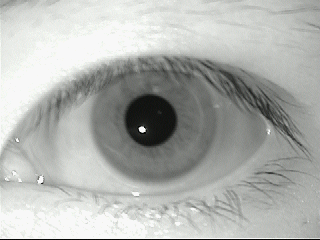
#> input picture images/kelvinl1.bmp, 320 x 240 px
$ jupyter execute func.ipynb
#> lines starting #> are read from the running program, lines starting #| are printed output that depends on the picture; after the words box and inside, x2 and y2 are one past the last pixel; in counts of white or black regions, pixels touching at a corner belong together; long printed decimals are rounded
### process_for_daugman.py
import numpy as np
import skimage.io as io
from PIL import Image, ImageDraw
from math import sqrt, pi, cos, sin
from collections import defaultdict
from skimage.color import rgb2gray
from scipy import signal
from matplotlib import pyplot as plt


def searchInnerBound(img):

    Y = img.shape[0]
    X = img.shape[1]
    sect = X/4
    minrad = 10
    maxrad = sect*0.8
    jump = 4

    sz = np.array([np.floor((Y)/jump),
                   np.floor((X)/jump),
                   np.floor((maxrad-minrad)/jump)]).astype(int)
    integrationprecision = 1
    angs = np.arange(0, 2*np.pi, integrationprecision)  # angels from 0 to 2Pi
    # c
    x, y, r = np.meshgrid(np.arange(sz[1]),
                          np.arange(sz[0]),
                          np.arange(sz[2]))

    y = y*jump
    x = x*jump
    r = minrad + r*jump
    hs = ContourIntegralCircular(img, y, x, r, angs)

    # Hough Space Partial Derivative R
    hspdr = hs - hs[:, :, np.insert(np.arange(hs.shape[2]-1), 0, 0)]
    # Blur
    sm = 3 		# Size of the blurring mask
    hspdrs = signal.fftconvolve(hspdr, np.ones([sm, sm, sm]), mode="same")

    indmax = np.argmax(hspdrs.ravel())
    y, x, r = np.unravel_index(indmax, hspdrs.shape)

    inner_y = y*jump
    inner_x = x*jump
    inner_r = minrad + (r-1)*jump

    # Integro-Differential operator fine (pixel-level precision)
    integrationprecision = 0.1
    angs = np.arange(0, 2*np.pi, integrationprecision)
    x, y, r = np.meshgrid(np.arange(inner_x),
                          np.arange(inner_y),
                          np.arange(inner_r))
    y = inner_y - jump + y
    x = inner_x - jump + x
    r = inner_r - jump + r

    hs = ContourIntegralCircular(img, y, x, r, angs)

    # Hough Space Partial Derivative R
    hspdr = hs - hs[:, :, np.insert(np.arange(hs.shape[2]-1), 0, 0)]

    # Bluring
    sm = 2		# Size of the blurring mask
    hspdrs = signal.fftconvolve(hspdr, np.ones([sm, sm, sm]), mode="same")
    indmax = np.argmax(hspdrs.ravel())
    y, x, r = np.unravel_index(indmax, hspdrs.shape)

    inner_y = inner_y - jump + y
    inner_x = inner_x - jump + x
    inner_r = inner_r - jump + r - 1

    return inner_y, inner_x, inner_r


# ------------------------------------------------------------------------------
def searchOuterBound(img, inner_y, inner_x, inner_r):

    maxdispl = np.round(inner_r*0.15).astype(int)

    minrad = np.round(inner_r/0.8).astype(int)
    maxrad = np.round(inner_r/0.3).astype(int)

    # # Hough Space (y,x,r)
    # hs = np.zeros([2*maxdispl, 2*maxdispl, maxrad-minrad])

    # Integration region, avoiding eyelids
    intreg = np.array([[2/6, 4/6], [8/6, 10/6]]) * np.pi

    # Resolution of the circular integration
    integrationprecision = 0.05
    angs = np.concatenate([np.arange(intreg[0, 0], intreg[0, 1], integrationprecision),
                           np.arange(intreg[1, 0], intreg[1, 1], integrationprecision)],
                          axis=0)
    x, y, r = np.meshgrid(np.arange(2*maxdispl),
                          np.arange(2*maxdispl),
                          np.arange(maxrad-minrad))
    y = inner_y - maxdispl + y
    x = inner_x - maxdispl + x
    r = minrad + r
    hs = ContourIntegralCircular(img, y, x, r, angs)

    # Hough Space Partial Derivative R
    hspdr = hs - hs[:, :, np.insert(np.arange(hs.shape[2]-1), 0, 0)]

    # Blur
    sm = 7 	# Size of the blurring mask
    hspdrs = signal.fftconvolve(hspdr, np.ones([sm, sm, sm]), mode="same")

    indmax = np.argmax(hspdrs.ravel())
    y, x, r = np.unravel_index(indmax, hspdrs.shape)

    outer_y = inner_y - maxdispl + y + 1
    outer_x = inner_x - maxdispl + x + 1
    outer_r = minrad + r - 1

    return outer_y, outer_x, outer_r


# ------------------------------------------------------------------------------
def ContourIntegralCircular(imagen, y_0, x_0, r, angs):

    # Get y, x
    y = np.zeros([len(angs), r.shape[0], r.shape[1], r.shape[2]], dtype=int)
    x = np.zeros([len(angs), r.shape[0], r.shape[1], r.shape[2]], dtype=int)
    for i in range(len(angs)):
        ang = angs[i]
        y[i, :, :, :] = np.round(y_0 + np.cos(ang) * r).astype(int)
        x[i, :, :, :] = np.round(x_0 + np.sin(ang) * r).astype(int)

    # Adapt y
    ind = np.where(y < 0)
    y[ind] = 0
    ind = np.where(y >= imagen.shape[0])
    y[ind] = imagen.shape[0] - 1

    # Adapt x
    ind = np.where(x < 0)
    x[ind] = 0
    ind = np.where(x >= imagen.shape[1])
    x[ind] = imagen.shape[1] - 1

    hs = imagen[y, x]
    hs = np.sum(hs, axis=0)
    return hs.astype(float)


def process_for_daugman(self, IMG_PATH):
    img = io.imread(IMG_PATH, 0)
    img = rgb2gray(img)
    output_image = Image.new("RGB", Image.open(IMG_PATH).size)
    output_image.paste(Image.open(IMG_PATH))
    i_y, i_x, i_r = self.searchInnerBound(img)
    draw_result = ImageDraw.Draw(output_image)
    draw_result.ellipse(
        (i_x-i_r, i_y-i_r, i_x+i_r, i_y+i_r), outline=(255, 0, 0))
    o_y, o_x, o_r = self.searchOuterBound(img, i_y, i_x, i_r)
    draw_result.ellipse(
        (o_x-o_r, o_y-o_r, o_x+o_r, o_y+o_r), outline=(0, 255, 0))
    output_image.save('images/ss.bmp')
    plt.imshow(output_image)
    plt.show()
    outer_circle = []
    inner_circle = []
    outer_circle.append((o_x, o_y, o_r))
    inner_circle.append((i_x, i_y, i_r))
    rowp = np.round(i_y).astype(int)
    colp = np.round(i_x).astype(int)
    rp = np.round(i_r).astype(int)
    row = np.round(o_y).astype(int)
    col = np.round(o_x).astype(int)
    r = np.round(o_r).astype(int)

    # Find top and bottom eyelid
    imsz = img.shape
    irl = np.round(row - r).astype(int)
    iru = np.round(row + r).astype(int)
    icl = np.round(col - r).astype(int)
    icu = np.round(col + r).astype(int)
    if irl < 0:
        irl = 0
    if icl < 0:
        icl = 0
    if iru >= imsz[0]:
        iru = imsz[0] - 1
    if icu >= imsz[1]:
        icu = imsz[1] - 1
    imageiris = img[irl: iru + 1, icl: icu + 1]
    return (outer_circle, inner_circle, imageiris)

### log_gabor.py
import cv2
import numpy as np
# to implement the log-Gabor filter in the image
def filter (img,min_wave_len,sigma):
#convert RGB to gray scale

    #get width and height of image
    rows,col=img.shape
    #intiate gabor filter as an array with the # of columns
    filter=np.zeros(col)
    #array of complex convolution
    filter_bank = np.zeros([rows, col], dtype=complex)

    #frequencies
    radius=np.arange(col/2 + 1) / (col/2) / 2
    radius[0]=0
    #intialize wave length
    wave_len=min_wave_len
    #center frequency of the filter
    fo=1/wave_len
    #at the end of the day the filter is just a gaussian function
    filter[0 : int(col/2) + 1] = np.exp((-(np.log(radius/fo))**2) / (2 * np.log(sigma)**2))
    filter[0]=0

    # Assume this the image
    # *****************
    # *****************
    # *****************
    # *****************
    # *****************
    # *****************

    # and the filter is #################
    # so what we do is just move the filter row by row

    for r in range(rows):
            signal = img[r, 0:col]
            # filter is a pass filter and we want to modulate
            #  the signal with it so we convert signal to frequency domain
            #  as convolution is in spatial domain is multiplication in
            #  the frequency domain
            fourier_transform_of_signal = np.fft.fft(signal)
            #we use inverse fourier transform to get the
            # filtered signal in spatial domain
            filter_bank[r , :] = np.fft.ifft(fourier_transform_of_signal * filter)
    return filter_bank


def normalization_to_template (arr_in_polar,noise,min_wave_len,sigma):
        # we implement the filter on the important data (normalized one)(we extract the
        #  noise from the segmented
        # image) to extract the features of the image
        #convert RGB to gray scale of arr_in_polar
        arr_in_polar=cv2.cvtColor(arr_in_polar,cv2.COLOR_RGB2GRAY)
        noise=cv2.cvtColor(noise,cv2.COLOR_RGB2GRAY)
        filter_bank=filter(arr_in_polar,min_wave_len,sigma)
        len=filter_bank.shape[1]
        temp = np.zeros([arr_in_polar.shape[0], 2 * len])
        mask = np.zeros(temp.shape)
        eleFilt = filter_bank[:, :]
        #the real part of the filter bank
        H1 = np.real(eleFilt) > 0
        #the imaginary part of the filter bank
        H2 = np.imag(eleFilt) > 0
        # If amplitude is close to zero then phase data is not useful,
	# so mark off in the noise mask
        H3 = np.abs(eleFilt) < 0.0001
        for i in range(len):
                ja = 2 * i
                #temp of index ja is the real part of the filter bank
                temp[:, ja] = H1[:, i]
                temp[:, ja + 1] = H2[:, i]
                mask[:, ja] = noise[:, i] | H3[:, i]
                mask[:, ja + 1] = noise[:, i] | H3[:, i]
        return temp, mask

### hamming_distance.py
import numpy as np
#*******************************Hamming***********************************************#
def HammingDist(template1, mask1, template2, mask2):
    #Here we use hamming distance and put into consideration the masks
    #!(or(mask1,mask2))=and(mask1,mask2)
    #HD=and(xor(temp1,temp2),mask1&mask2)
    # what we do we xor the corresponding bits of temp 1 and temp 2
    # so we will get one only if the two bits are different
    #then we and them with the masks to make sure that the bit is not a noise
	hd = np.nan
	# Shift template left and right, use the lowest Hamming distance
	for shifts in range(-8,9):
		template1s = shiftbits(template1, shifts)
		mask1s = shiftbits(mask1, shifts)
		mask = np.logical_or(mask1s, mask2)
		nummaskbits = np.sum(mask==1)
		totalbits = template1s.size - nummaskbits
		C = np.logical_xor(template1s, template2)
		C = np.logical_and(C, np.logical_not(mask))
        # we calc the number of 1s in C as it is the number of different bits
		bitsdiff = np.sum(C==1)

		if totalbits==0:
			hd = np.nan
		else:
            #to get the percentage of different bits we divide the number of different bits by the total number of bits
			hd1 = bitsdiff / totalbits
			if hd1 < hd or np.isnan(hd):
				hd = hd1

	# Return
	return hd
def shiftbits(template, noshifts):
	templatenew = np.zeros(template.shape)
	width = template.shape[1]
	s = 2 * np.abs(noshifts)
	p = width - s

	if noshifts == 0:
		templatenew = template

	elif noshifts < 0:
		x = np.arange(p)
		templatenew[:, x] = template[:, s + x]
		x = np.arange(p, width)
		templatenew[:, x] = template[:, x - p]

	else:
		x = np.arange(s, width)
		templatenew[:, x] = template[:, x - s]
		x = np.arange(s)
		templatenew[:, x] = template[:, p + x]


	return templatenew
#******************************************************************************#

### func.ipynb
[cell 1]
import numpy as np
import matplotlib.pyplot as plt
import process_for_daugman as pfd
from skimage.exposure import histogram
from matplotlib.pyplot import bar
from log_gabor import normalization_to_template
from hamming_distance import HammingDist
import cv2

[cell 2]
#*************************************SHOW Histo*****************************************#
def showHist(img):
    # An "np.int64erface" to matplotlib.axes.Axes.hist() method
    plt.figure()
    imgHist = histogram(img, nbins=256)

    bar(imgHist[1].astype(np.uint8), imgHist[0], width=0.8, align='center')
#******************************************************************************#

[cell 3]
#*********************************Normalization********************************************#
def normalize(image, height, width, r_in, r_out):
    thetas = np.arange(0, 2 * np.pi, 2 * np.pi / width)  # Theta values
    # print(thetas)
    r_out = r_in + r_out
    # Create empty flatten image
    flat = np.zeros((height, width, 3), np.uint8)
    noise = np.zeros((height, width, 3), np.uint8)
    # noise = n
    circle_x = int(image.shape[0] / 2)
    circle_y = int(image.shape[1] / 2)

    for i in range(width):
        for j in range(height):
            theta = thetas[i]  # value of theta coordinate
            r_pro = j / height  # value of r coordinate(normalized)

            # get coordinate of boundaries
            Xi = circle_x + r_in * np.cos(theta)
            Yi = circle_y + r_in * np.sin(theta)
            Xo = circle_x + r_out * np.cos(theta)
            Yo = circle_y + r_out * np.sin(theta)

            # the matched cartesian coordinates for the polar coordinates
            Xc = (1 - r_pro) * Xi + r_pro * Xo
            Yc = (1 - r_pro) * Yi + r_pro * Yo

            color = image[int(Xc)][int(Yc)]  # color of the pixel


            if color[0]<80 or color[0]>180 :
                noise[j][i] = color

            flat[j][i] = color


            # image_nor[image_nor<=80]=140
            # image_nor[ image_nor >180]=140

    return flat,noise
#******************************************************************************************#


#************************************Read first img******************************************#
IMG_PATH = 'images/kelvinl1.bmp'
img = cv2.imread(IMG_PATH, 0)
#> img: shape (240, 320); min 2, max 248, mean 177
cimg = cv2.cvtColor(img, cv2.COLOR_GRAY2BGR)
o_circles, inner_circles,imgwithnoise = pfd.process_for_daugman(pfd,IMG_PATH)
#> in process_for_daugman, `output_image = Image.new("RGB", Image.open(IMG_PATH).size)`: output_image: PIL image 320x240 RGB; every value is 0
#> in searchInnerBound, `indmax = np.argmax(hspdrs.ravel())`: indmax = 31686
#> in searchInnerBound, `y, x, r = np.unravel_index(indmax, hspdrs.shape)`: y = 30; x = 37; r = 5
#> in searchInnerBound, `inner_y = y*jump`: inner_y = 120
#> in searchInnerBound, `inner_x = x*jump`: inner_x = 148
#> in searchInnerBound, `inner_r = minrad + (r-1)*jump`: inner_r = 26
#> in searchInnerBound, `indmax = np.argmax(hspdrs.ravel())`: indmax = 19427
#> in searchInnerBound, `y, x, r = np.unravel_index(indmax, hspdrs.shape)`: y = 5; x = 7
#> in searchInnerBound, `inner_y = inner_y - jump + y`: inner_y = 121
#> in searchInnerBound, `inner_x = inner_x - jump + x`: inner_x = 151
#> in process_for_daugman, `i_y, i_x, i_r = self.searchInnerBound(img)`: i_y = 121; i_x = 151; i_r = 26
#> in searchOuterBound, `maxdispl = np.round(inner_r*0.15).astype(int)`: maxdispl = 4
#> in searchOuterBound, `minrad = np.round(inner_r/0.8).astype(int)`: minrad = 32
#> in searchOuterBound, `maxrad = np.round(inner_r/0.3).astype(int)`: maxrad = 87
#> in searchOuterBound, `indmax = np.argmax(hspdrs.ravel())`: indmax = 2011
#> in searchOuterBound, `y, x, r = np.unravel_index(indmax, hspdrs.shape)`: y = 4; r = 31
#> in searchOuterBound, `outer_y = inner_y - maxdispl + y + 1`: outer_y = 122
#> in searchOuterBound, `outer_x = inner_x - maxdispl + x + 1`: outer_x = 152
#> in searchOuterBound, `outer_r = minrad + r - 1`: outer_r = 62
#> in process_for_daugman, `o_y, o_x, o_r = self.searchOuterBound(img, i_y, i_x, i_r)`: o_y = 122; o_x = 152; o_r = 62
#> in process_for_daugman, `rowp = np.round(i_y).astype(int)`: rowp = 121
#> in process_for_daugman, `colp = np.round(i_x).astype(int)`: colp = 151
#> in process_for_daugman, `rp = np.round(i_r).astype(int)`: rp = 26
#> in process_for_daugman, `row = np.round(o_y).astype(int)`: row = 122
#> in process_for_daugman, `col = np.round(o_x).astype(int)`: col = 152
#> in process_for_daugman, `r = np.round(o_r).astype(int)`: r = 62
#> in process_for_daugman, `irl = np.round(row - r).astype(int)`: irl = 60
#> in process_for_daugman, `iru = np.round(row + r).astype(int)`: iru = 184
#> in process_for_daugman, `icl = np.round(col - r).astype(int)`: icl = 90
#> in process_for_daugman, `icu = np.round(col + r).astype(int)`: icu = 214
#> o_circles = [(152, 122, 62)]; inner_circles = [(151, 121, 26)]
inner_radius=inner_circles[0][2],
#> inner_radius = (26,)
outer_radius=o_circles[0][2]
#> outer_radius = 62
iris_height=outer_radius-inner_radius
#> iris_height = [36]
iris_height=iris_height[0].astype(int)
#> iris_height = 36
inner_radius= inner_radius[0]
#> inner_radius = 26
polar_arr,noise=normalize(cimg,60,360,inner_radius,outer_radius)
#> in normalize, `r_out = r_in + r_out`: r_out = 88
#> in normalize, `circle_x = int(image.shape[0] / 2)`: circle_x = 120
#> in normalize, `circle_y = int(image.shape[1] / 2)`: circle_y = 160
code1,mask1=normalization_to_template(polar_arr,noise,18,30)
#> in normalization_to_template, `H1 = np.real(eleFilt) > 0`:
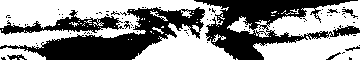
#> H1: shape (60, 360) bool; 56.2% white; 80 black regions (71 under 20 px), largest, box (x1, y1, x2, y2) and area: (194, 0, 360, 60) 4080, (0, 7, 205, 60) 3969, (0, 10, 124, 35) 1033
#> in normalization_to_template, `H2 = np.imag(eleFilt) > 0`: H2: shape (60, 360) bool; 52.3% white; 88 black regions (75 under 20 px), largest, box (x1, y1, x2, y2) and area: (107, 0, 360, 60) 8383, (0, 0, 69, 25) 903, (0, 22, 68, 40) 370
#> in normalization_to_template, `H3 = np.abs(eleFilt) < 0.0001`: H3: shape (60, 360) bool; every value is 0
#> after the loop in normalization_to_template, `for i in range(len):`: temp: shape (60, 720) float64; values 0 (black) and 1 (white), 54.2% white; 835 black regions (760 under 20 px), largest, box (x1, y1, x2, y2) and area: (413, 0, 720, 60) 9296, (214, 7, 410, 60) 4455, (1, 0, 99, 40) 719
plt.imshow(polar_arr,cmap='gray')
plt.show()
plt.imshow(code1,cmap='gray')
plt.show()
plt.imshow(mask1,cmap='gray')
plt.show()
#***********************************Read sec img*******************************************#
IMG_PATH = 'images/kelvinl3.bmp'
img = cv2.imread(IMG_PATH, 0)
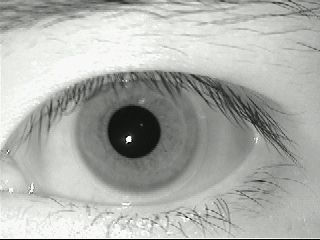
#> input picture images/kelvinl3.bmp, 320 x 240 px
#> img: shape (240, 320); min 2, max 248, mean 174.4
cimg = cv2.cvtColor(img, cv2.COLOR_GRAY2BGR)
o_circles, inner_circles,imgwithnoise = pfd.process_for_daugman(pfd,IMG_PATH)
#> call 2 of process_for_daugman, with IMG_PATH = 'images/kelvinl3.bmp'
#> in process_for_daugman (call 2), `i_y, i_x, i_r = self.searchInnerBound(img)`: i_y = 132; i_x = 134
#> in process_for_daugman (call 2), `o_y, o_x, o_r = self.searchOuterBound(img, i_y, i_x, i_r)`: o_y = 133; o_x = 135; o_r = 61
#> in process_for_daugman (call 2), `output_image.save('images/ss.bmp')`:
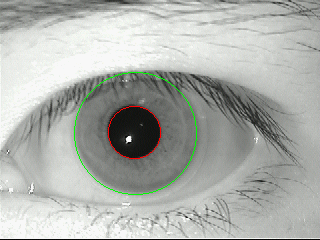
#> saved as ss.bmp: PIL image 320x240 RGB; mean R, G, B 173, 176, 171.3
#> in process_for_daugman (call 2), `rowp = np.round(i_y).astype(int)`: rowp = 132
#> in process_for_daugman (call 2), `colp = np.round(i_x).astype(int)`: colp = 134
#> in process_for_daugman (call 2), `row = np.round(o_y).astype(int)`: row = 133
#> in process_for_daugman (call 2), `col = np.round(o_x).astype(int)`: col = 135
#> in process_for_daugman (call 2), `r = np.round(o_r).astype(int)`: r = 61
#> in process_for_daugman (call 2), `irl = np.round(row - r).astype(int)`: irl = 72
#> in process_for_daugman (call 2), `iru = np.round(row + r).astype(int)`: iru = 194
#> in process_for_daugman (call 2), `icl = np.round(col - r).astype(int)`: icl = 74
#> in process_for_daugman (call 2), `icu = np.round(col + r).astype(int)`: icu = 196
#> in process_for_daugman (call 2), `imageiris = img[irl: iru + 1, icl: icu + 1]`:
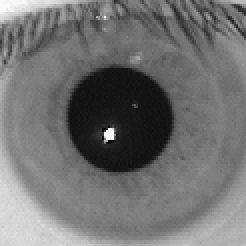
#> imageiris: shape (123, 123) float64 (shown 2 times larger); min 0.0202, max 0.973, mean 0.445
#> o_circles = [(135, 133, 61)]; inner_circles = [(134, 132, 26)]
inner_radius=inner_circles[0][2],
#> inner_radius = (26,)
outer_radius=o_circles[0][2]
#> outer_radius = 61
iris_height=outer_radius-inner_radius
#> iris_height = [35]
iris_height=iris_height[0].astype(int)
#> iris_height = 35
inner_radius= inner_radius[0]
#> inner_radius = 26
polar_arr2,noise2=normalize(cimg,60,360,inner_radius,outer_radius)
#> call 2 of normalize, with height = 60, width = 360, r_in = 26, r_out = 61
#> in normalize (call 2), `r_out = r_in + r_out`: r_out = 87
#> after the loop in normalize (call 2), `for i in range(width):`:
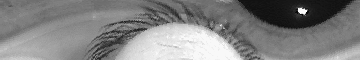
#> flat: shape (60, 360, 3); min 6, max 248, mean 129.4
#> after the loop in normalize (call 2), `for i in range(width):`:
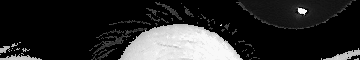
#> noise: shape (60, 360, 3); min 0, max 248, mean 42.9
code2,mask2=normalization_to_template(polar_arr2,noise2,18,30)
#> call 2 of normalization_to_template, with min_wave_len = 18, sigma = 30
#> in normalization_to_template (call 2), `H1 = np.real(eleFilt) > 0`: H1: shape (60, 360) bool; 54.7% white; 43 black regions (39 under 20 px), largest, box (x1, y1, x2, y2) and area: (176, 0, 360, 60) 6744, (33, 1, 185, 60) 2580, (0, 23, 38, 44) 323, (346, 56, 358, 60) 22
#> in normalization_to_template (call 2), `H2 = np.imag(eleFilt) > 0`: H2: shape (60, 360) bool; 50.9% white; 102 black regions (91 under 20 px), largest, box (x1, y1, x2, y2) and area: (0, 0, 122, 53) 3472, (271, 0, 360, 60) 3438, (92, 16, 199, 60) 2955
#> after the loop in normalization_to_template (call 2), `for i in range(len):`:
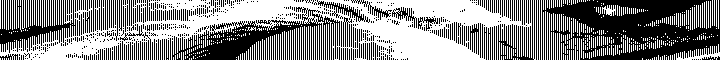
#> temp: shape (60, 720) float64; values 0 (black) and 1 (white), 52.8% white; 750 black regions (676 under 20 px), largest, box (x1, y1, x2, y2) and area: (542, 0, 720, 60) 7922, (172, 7, 340, 60) 3935, (0, 0, 76, 53) 1911
plt.imshow(polar_arr2,cmap='gray')
plt.show()
plt.imshow(code2,cmap='gray')
plt.show()
plt.imshow(mask2,cmap='gray')
plt.show()
#******************************************************************************#


#******************************************************************************#
#******************************************************************************#
print(HammingDist(code1,mask1,code2,mask2))
#> the loop in HammingDist, `for shifts in range(-8,9):` made 17 passes
#> (nummaskbits, totalbits, bitsdiff, hd1, hd) on passes 1 to 12: (18018, 25182, 10539, 0.419, 0.419), (17992, 25208, 10498, 0.416, 0.416), (17990, 25210, 10461, 0.415, 0.415), (17970, 25230, 10379, 0.411, 0.411), (17964, 25236, 10350, 0.41, 0.41), (17942, 25258, 10278, 0.407, 0.407), (17916, 25284, 10171, 0.402, 0.402), (17902, 25298, 10116, 0.4, 0.4), (17894, 25306, 10072, 0.398, 0.398), (17874, 25326, 9980, 0.394, 0.394), (17858, 25342, 9912, 0.391, 0.391), (17846, 25354, 9825, 0.388, 0.388)
#> pass 1, in HammingDist, `C = np.logical_xor(template1s, template2)`:
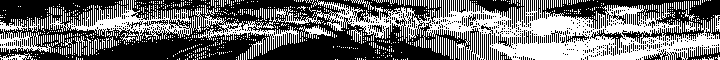
#> C: shape (60, 720) bool; 42.6% white; 1039 white regions (1014 under 20 px), largest, box (x1, y1, x2, y2) and area: (277, 0, 720, 60) 10632, (49, 0, 195, 42) 1941, (198, 5, 299, 50) 893
#> after the loop in HammingDist, `for shifts in range(-8,9):`: mask: shape (60, 720) bool; 41% white; 58 white regions (44 under 20 px), largest, box (x1, y1, x2, y2) and area: (182, 18, 494, 60) 7226, (390, 0, 720, 30) 5180, (528, 39, 720, 60) 3114
#> after the loop in HammingDist, `for shifts in range(-8,9):`:
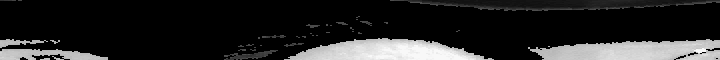
#> mask1s: shape (60, 720) float64; min 0, max 248, mean 37.1
#> after the loop in HammingDist, `for shifts in range(-8,9):`:
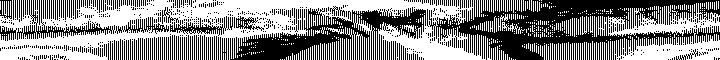
#> template1s: shape (60, 720) float64; values 0 (black) and 1 (white), 54.2% white; 836 black regions (759 under 20 px), largest, box (x1, y1, x2, y2) and area: (429, 0, 720, 60) 9047, (230, 7, 426, 60) 4455, (17, 0, 115, 40) 719
#| 0.376
#******************************************************************************#
#******************************************************************************#
